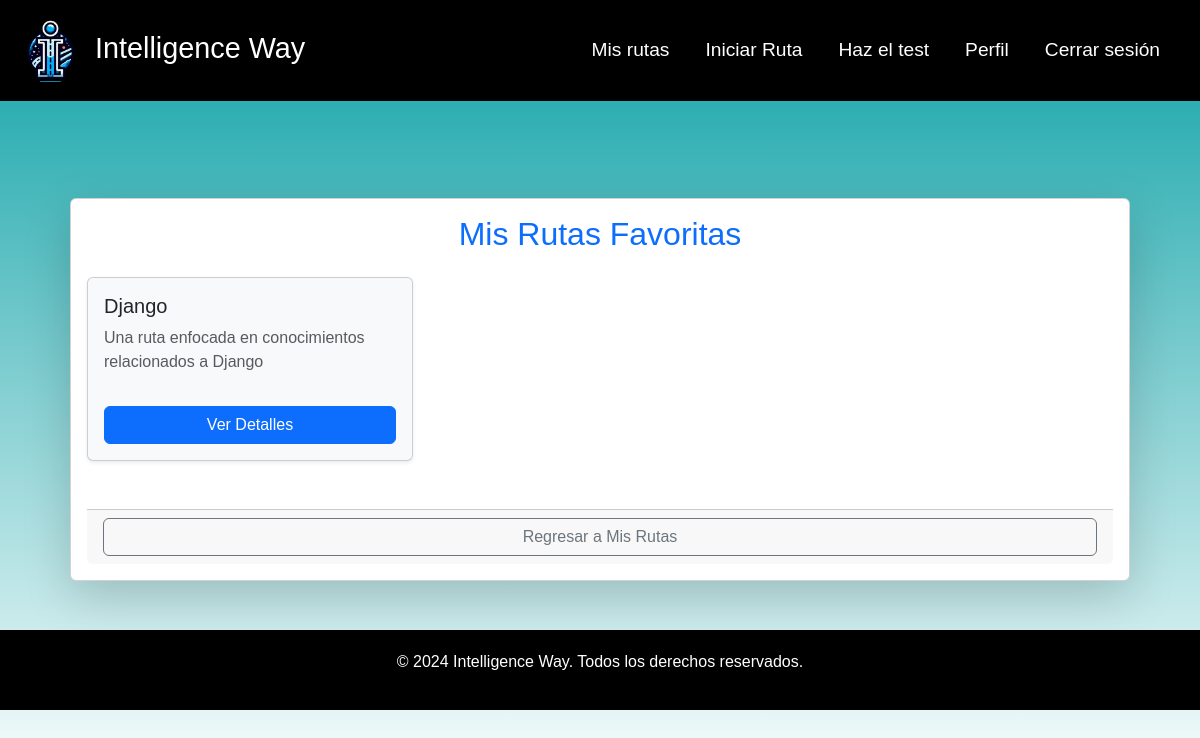
/route/my-routes/favorites/ (signed in), run on the app's committed database.
### route/models.py (models this page shows, shortened)
class RutaAprendizaje(models.Model):
    title = models.CharField(max_length=100)
    description = models.TextField(max_length=255)
    usuario = models.ForeignKey(User, on_delete=models.CASCADE)
    contenidos = models.ManyToManyField(Contenido, through='ProgresoContenido', related_name='rutas')
    completado = models.BooleanField(default=False)

### route/views.py (the view)
# urls.py: path('my-routes/favorites/', views.RutaFavoritasView.as_view(), name='ruta_favoritas'),
class RutaFavoritasView(ListView):
    model = RutaAprendizaje
    template_name = 'ruta_favoritas.html'
    context_object_name = 'rutas_favoritas'
    def get_queryset(self):
        favorito = Favorito.objects.filter(usuario=self.request.user).first()
        if favorito:
            return favorito.lista.all()
        return RutaAprendizaje.objects.none()  # Devolver un queryset vacío si no tiene favoritos
    def get(self, request, *args, **kwargs):
        queryset = self.get_queryset()
        paginator = Paginator(queryset, 4)
        page_number = request.GET.get('page')
        rutas_favoritas = paginator.get_page(page_number)
        return render(request, self.template_name, {'rutas_favoritas': rutas_favoritas, 'page_obj': rutas_favoritas})

### route/templates/ruta_favoritas.html (shortened to what this page needs)
{% extends "base.html" %}
{% load static %}
{% block content %}
    <div class="container mt-5">
        <div class="card shadow-lg">
            <div class="card-body">
                <h2 class="text-center mb-4 text-primary">Mis Rutas Favoritas</h2>
                {% if rutas_favoritas %}
                    <div class="row">
                        {% for ruta in rutas_favoritas %}
                            <div class="col-md-4 mb-4">
                                <div class="card shadow-sm bg-light">
                                    <div class="card-body">
                                        <h5 class="card-title">
                                            <a href="{% url 'ruta_detail' ruta.id %}" class="text-decoration-none text-dark">{{ ruta.title }}</a>
                                        </h5>
                                        <p class="card-text text-muted">{{ ruta.description|truncatewords:20 }}</p>
                                        <a href="{% url 'ruta_detail' ruta.id %}" class="btn btn-primary w-100 mt-3">Ver Detalles</a>
                                    </div>
                                </div>
                            </div>
                        {% endfor %}
                    </div>
                {% else %}
                    <div class="alert alert-info mt-4" role="alert">
                        No tienes rutas favoritas aún.
                    </div>
                {% endif %}
                <div class="card-footer text-center">
                    <a href="{% url 'my_routes' %}" class="btn btn-outline-secondary w-100">Regresar a Mis Rutas</a>
                </div>
            </div>
        </div>
    </div>
    <link href="https://cdnjs.cloudflare.com/ajax/libs/font-awesome/6.0.0-beta3/css/all.min.css" rel="stylesheet">
{% endblock %}

### IntelligenceWay/static/css/styles.css (style rules this page uses)
body { font-family: Arial, sans-serif; margin: 0; color: #2B2D42; background: linear-gradient(to bottom, rgb(15, 162, 167), rgba(255, 255, 255, 0.712)); height: 100%; margin: 0; }
.container { width: 100%; height: 100%; padding: 20px; }

### data on the page
RutaAprendizaje: title "Django", description "Una ruta enfocada en conocimientos relacionados a Django"
